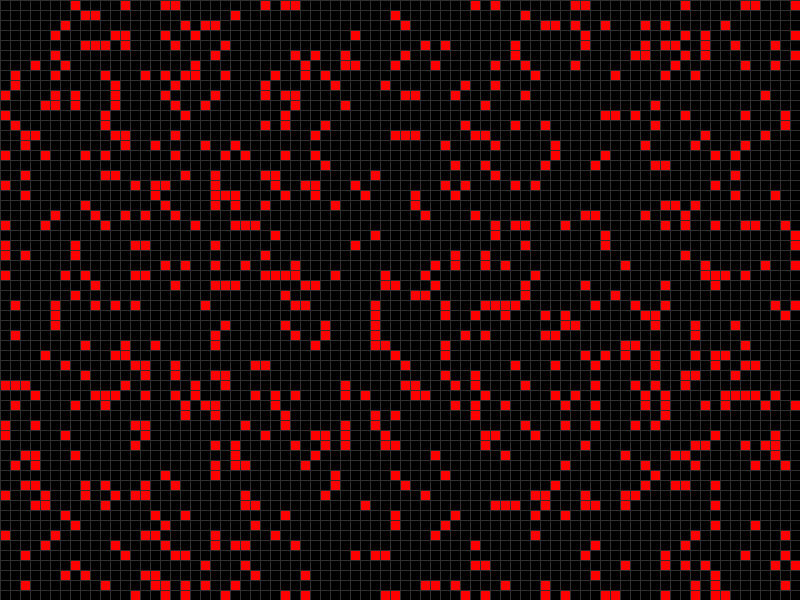
Frame 1 (no input)
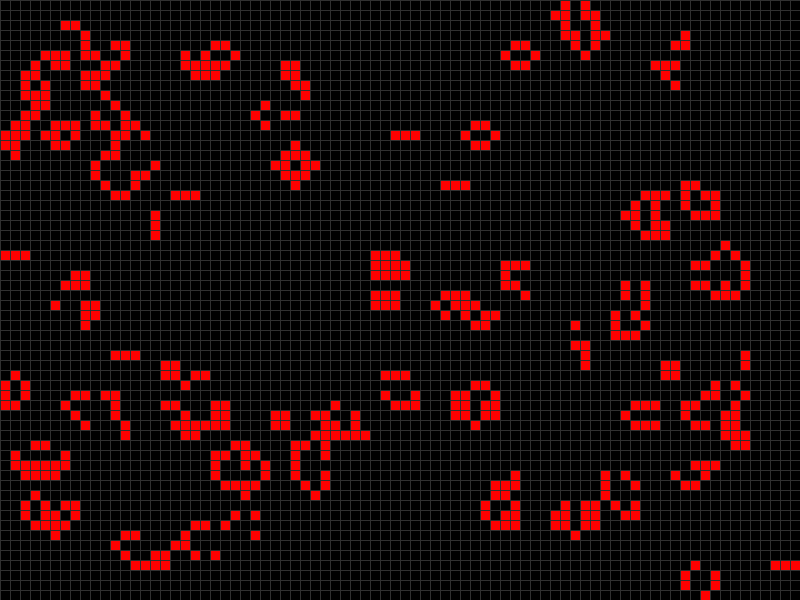
Frame 60 (the mouse pressed at the canvas centre just before this capture)
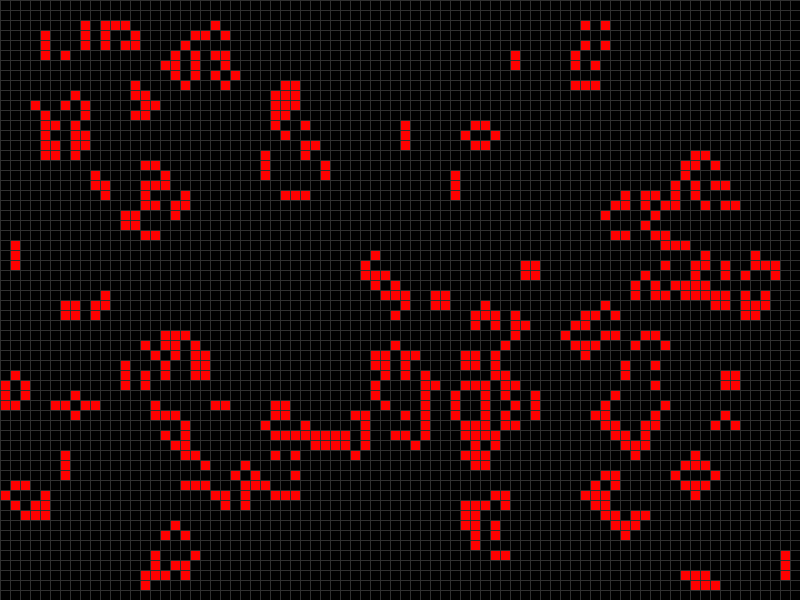
Frame 120 (the mouse held since frame 60 and released just before this capture)

The Processing sketch that drew these frames (run headless with seeded random() and noise(); from frame 60 on, the mouse is pressed at the canvas centre):

// Processing sketch: GameOfLife
// ── GameOfLife.pde
//para la realizacion de este codigo se ha empleado las fromas utilizadas por Dot csv
//se encuntra en https://www.youtube.com/channel/UCy5znSnfMsDwaLlROnZ7Qbg
//tambien se ha usado como guia las ayudas de processing.org

int tamano_Celda=10;
color celula_Viva = color(255 , 0 , 0);
color celula_Muerta=color(0);
int celdas[][];
int gCeldas[][];
float probabilidad_vida =15;
int xf=0;
int yf=0;
int intervalo=100;
int tiempo_Registrado=0;
boolean pausa =false;

void setup(){
  size(800,600);
  celdas= new int[width/tamano_Celda][height/tamano_Celda];
  gCeldas = new int[width/tamano_Celda][height/tamano_Celda];
  stroke(48);
  noSmooth();
  
  for (int x=0; x< width/tamano_Celda;x++){
    for(int y=0; y<height/tamano_Celda;y++){
      float estado = random (100);
      if (estado < probabilidad_vida){
        estado =1;
      }
      else {
        estado=0;
      }
      celdas[x][y]= int(estado);
    }
  }
  background(0);
}


void draw() {
  for (int x=0; x<width/tamano_Celda;x++){
    for(int y=0; y<height/tamano_Celda;y++){
      if (celdas[x][y]==1){
        fill(celula_Viva);
      }
        else{
          fill(celula_Muerta);
        }
        rect(x*tamano_Celda, y*tamano_Celda,tamano_Celda,tamano_Celda);
    }
  } 
  if (millis()-tiempo_Registrado>intervalo){
    if(!pausa){
      juego();
      tiempo_Registrado=millis();
    }
  }
    if (pausa && mousePressed){
      int xcelda = int(map(mouseX, 0, width, 0, width/tamano_Celda));
      xcelda = constrain(xcelda, 0, width/tamano_Celda-1);
      int ycelda = int ( map (mouseY, 0, height, 0, height/tamano_Celda));
      ycelda= constrain(ycelda, 0, height/tamano_Celda-1);
  if(gCeldas[xcelda][ycelda]==1){
    celdas[xcelda][ycelda]=0;
    fill(celula_Muerta);
  }
    else{
      celdas[xcelda][ycelda]=1;
      fill(celula_Viva);
    }
  }
  else if (pausa && !mousePressed){
    for(int x=0; x<width/tamano_Celda;x++){
      for(int y=0;y<height/tamano_Celda;y++){
        gCeldas[x][y]=celdas[x][y];
      }
    }
  }
}
void juego(){
  for (int x=0; x<width/tamano_Celda;x++){
    for(int y=0; y<height/tamano_Celda;y++){
      gCeldas[x][y]=celdas[x][y];
    }
  }
  for (int x=0; x<width/tamano_Celda;x++){
    for(int y=0; y<height/tamano_Celda;y++){
      int contador=0;
      for (int x1=x-1;x1<=x+1; x1++){
        for(int y1=y-1; y1<=y+1;y1++){
          if((x1>=0)&&(x1<width/tamano_Celda)&&(y1>=0)&&(y1<height/tamano_Celda)){
            
              if(!((x1==x)&&(y1==y))){
                if(gCeldas[x1][y1]==1){
              contador++;
                }
              
            }
          }
         
         
         
            }
          }
      if (gCeldas[x][y]==1){
        if((contador<2)||(contador>3)){
          celdas[x][y]=0;
        }
        }
        else{
          if(contador==3){
            celdas[x][y]=1;
          }
        }
      }         
    }
}

void keyPressed(){
  if (key==' ') { 
    pausa = !pausa;
  }
  if (key=='b' || key == 'B') { 
    for (int x=0; x<width/tamano_Celda; x++) {
      for (int y=0; y<height/tamano_Celda; y++) {
        celdas[x][y] = 0; 
      }
    }
  }
}
